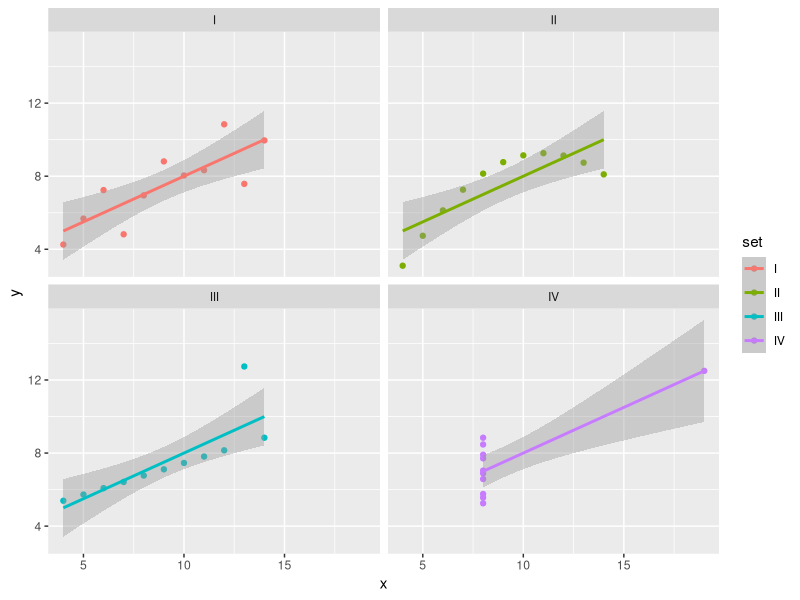
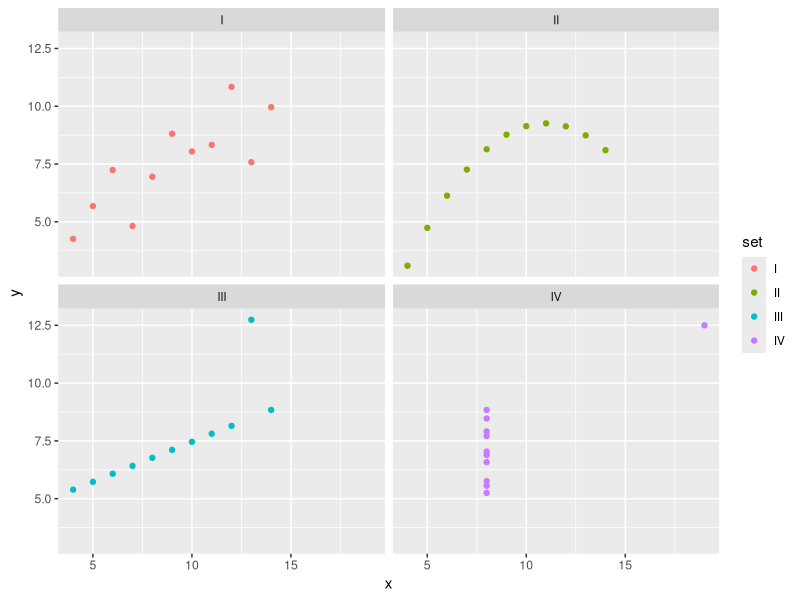
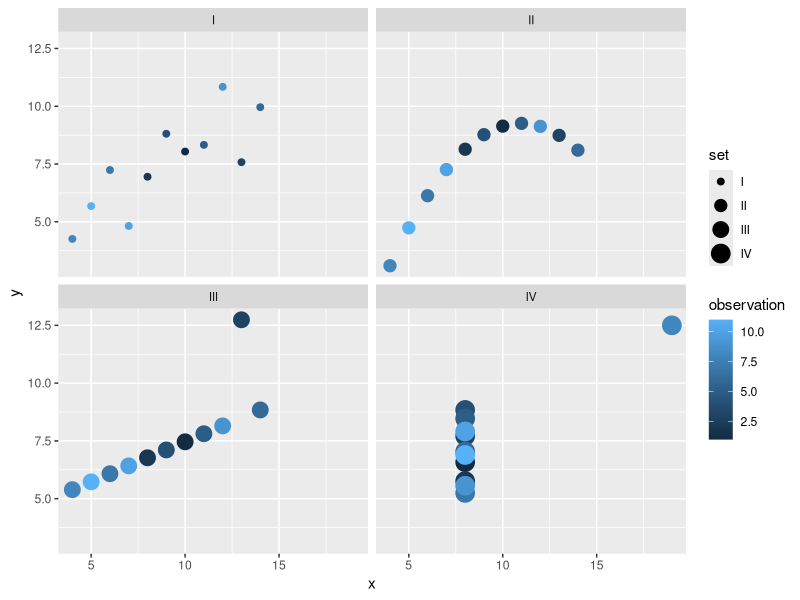
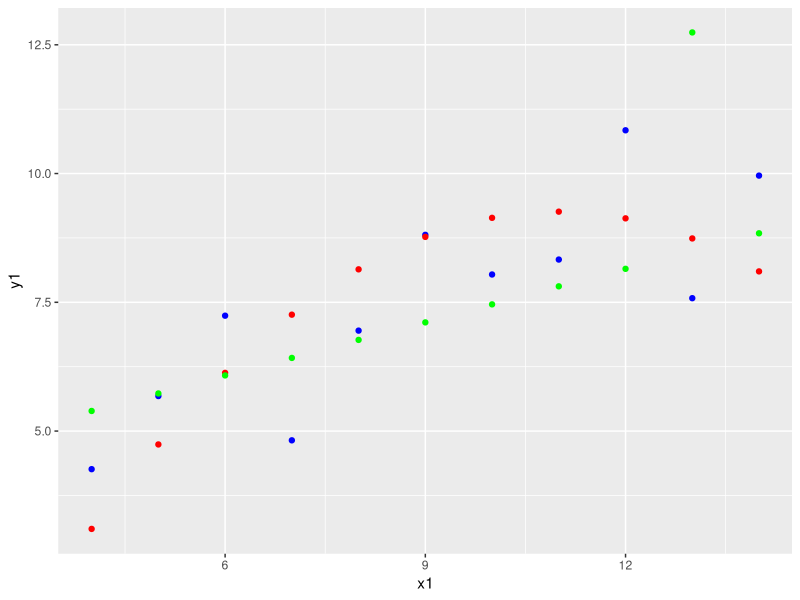
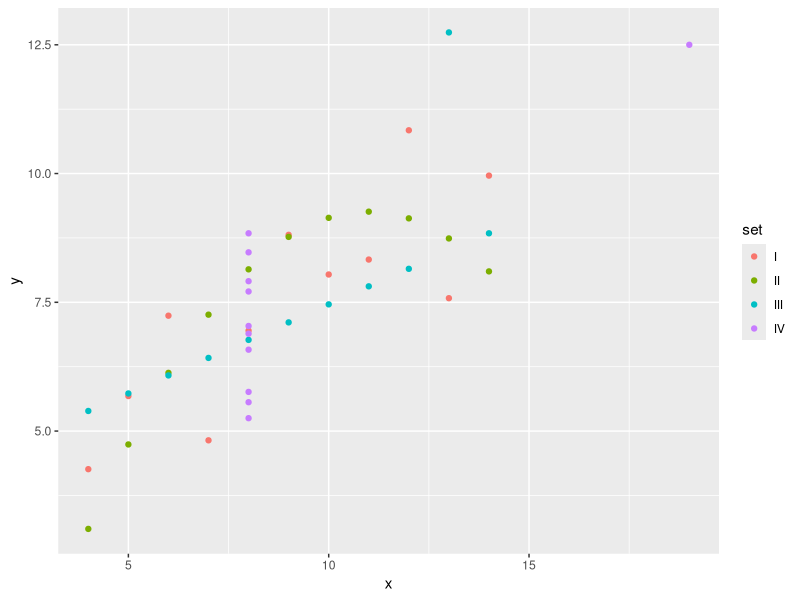
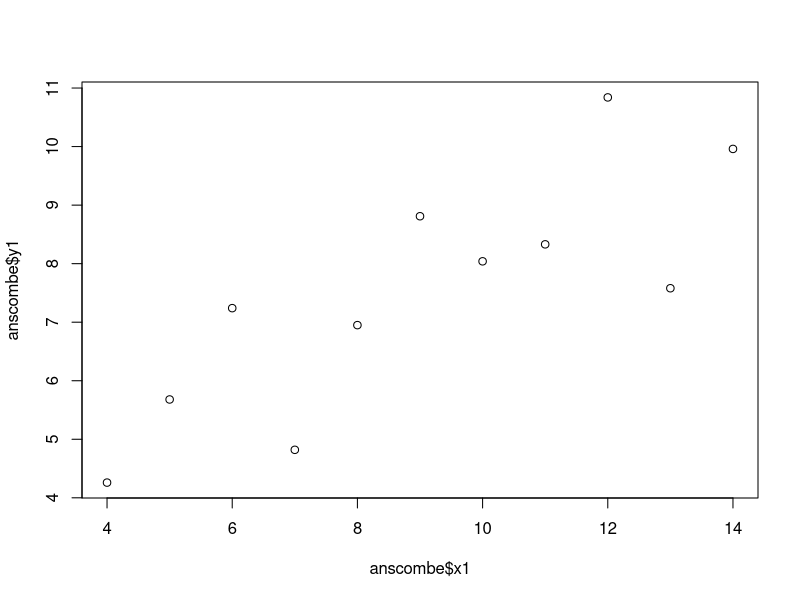

Source code (R) for these figures, in order:
## pdf(file="anscombe.pdf", paper="USr", height=0, width=0)

library(tidyverse)

anscombe

anscombe_tidy <- anscombe %>%
    mutate(observation = seq_len(n())) %>%
    gather(key, value, -observation) %>%
    separate(key, c("variable", "set"),sep=1, convert = TRUE) %>%
    mutate(set = c("I", "II", "III", "IV")[set]) %>%
    spread(variable, value) %>% arrange(set,observation)

anscombe_tidy

summarize(group_by(anscombe_tidy,set),
          mean(x), sd(x), mean(y), sd(y), cor(x,y),
          alpha=coef(lm(y ~ x))[1], beta=coef(lm(y ~ x))[2], R2=summary(lm(y ~ x))$r.squared 
          )

ggplot(data=anscombe_tidy, aes(x=x, y=y, color=set)) +
    geom_point() +
    facet_wrap(vars(set)) +
    geom_smooth(method = "lm", se = TRUE)


ggplot(data=anscombe_tidy, aes(x=x, y=y, color=set)) +
    geom_point() +
    facet_wrap(vars(set)) 


ggplot(anscombe_tidy, aes(x=x, y=y, color=observation, size=set)) +
    geom_point() +
    facet_wrap (~ set)

ggplot(anscombe, aes(x=x1, y=y1)) + geom_point(color="blue") +
    geom_point(aes(x=x2,y=y2), color="red") +
    geom_point(aes(x=x3,y=y3), color="green") 

anscombe_tidy %>% ggplot(aes(x=x,y=y,color=set)) + geom_point()


plot(anscombe$x1, anscombe$y1)
